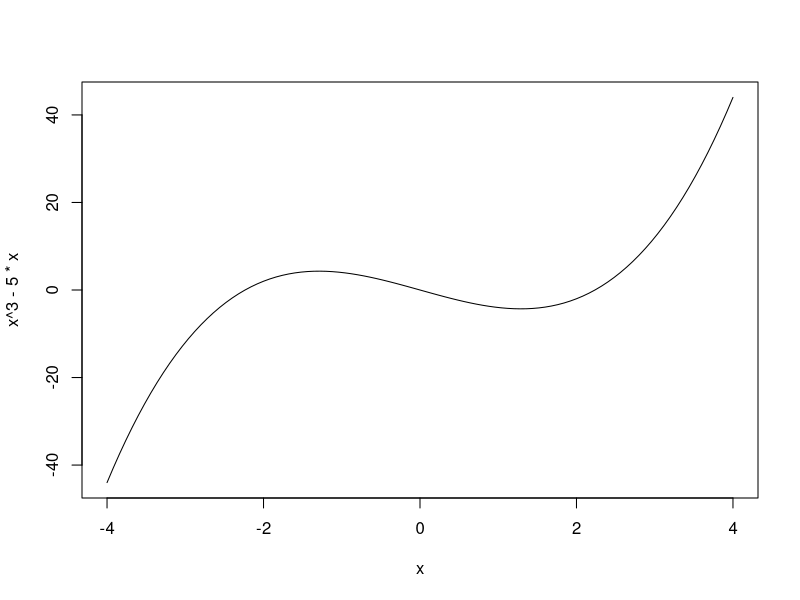
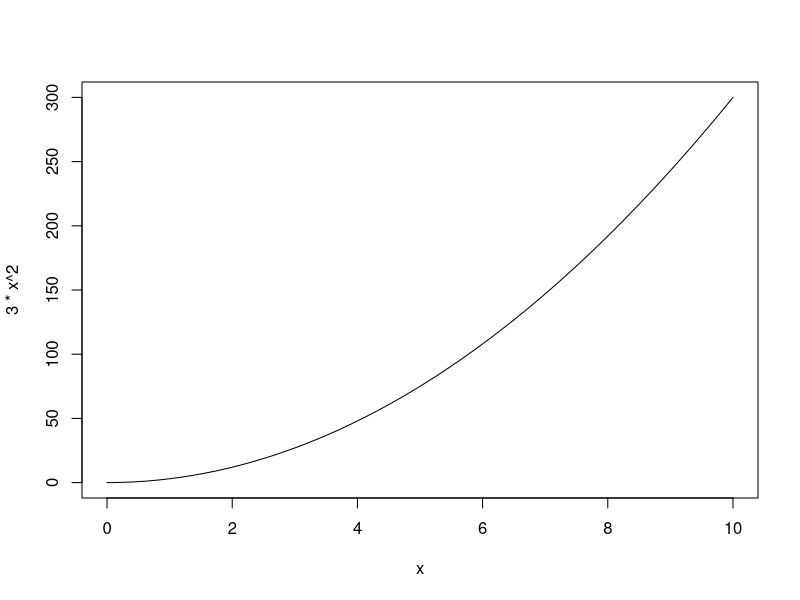
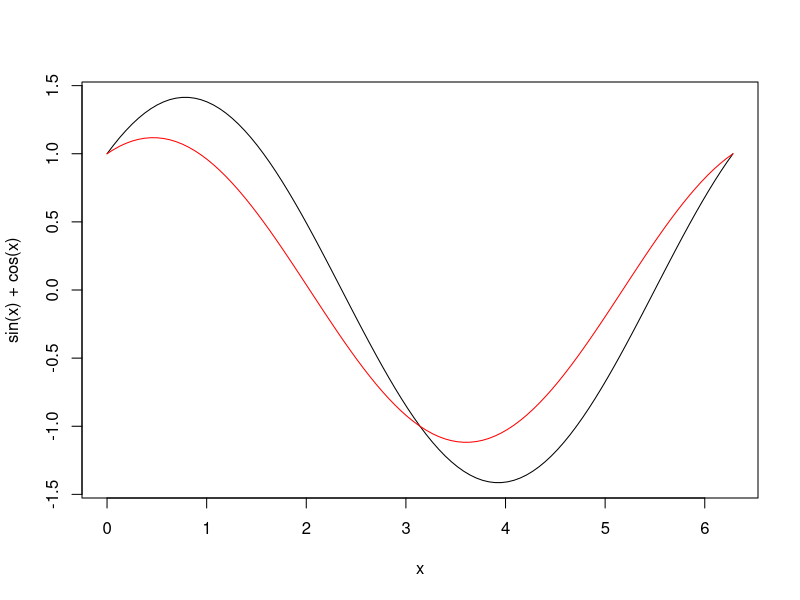
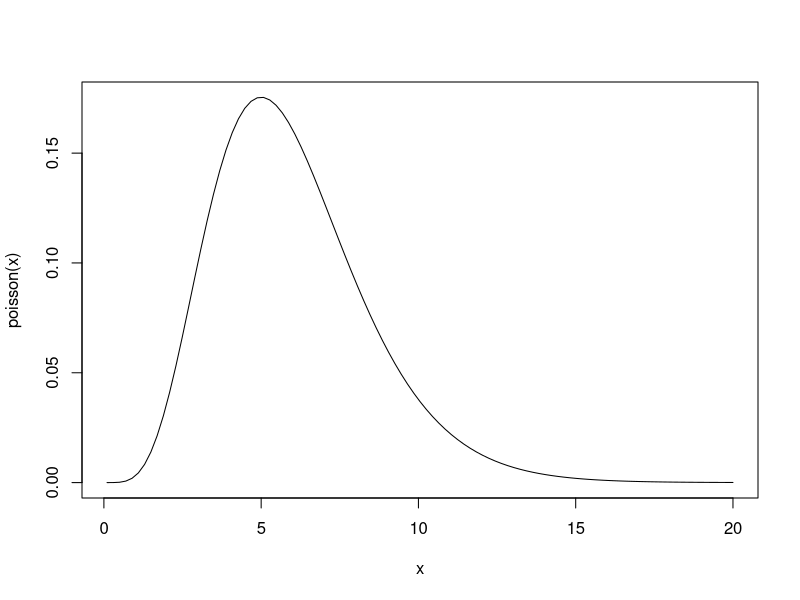
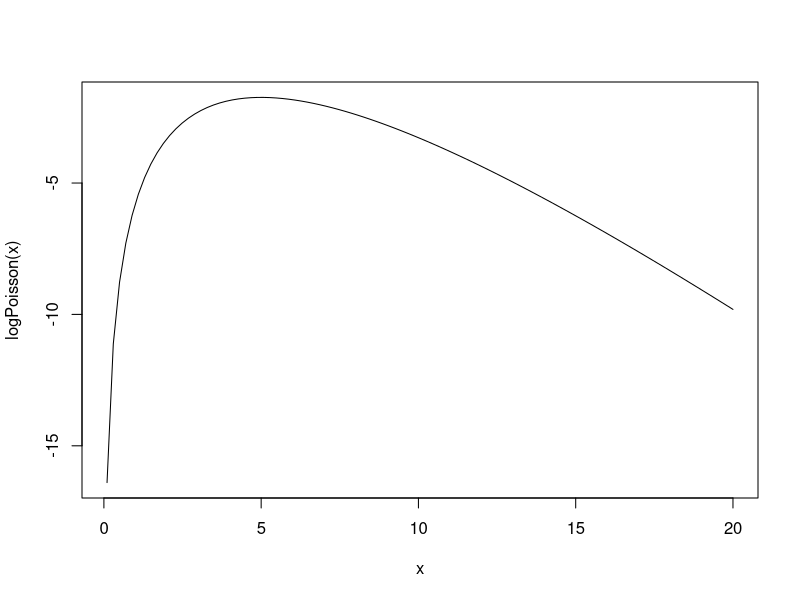
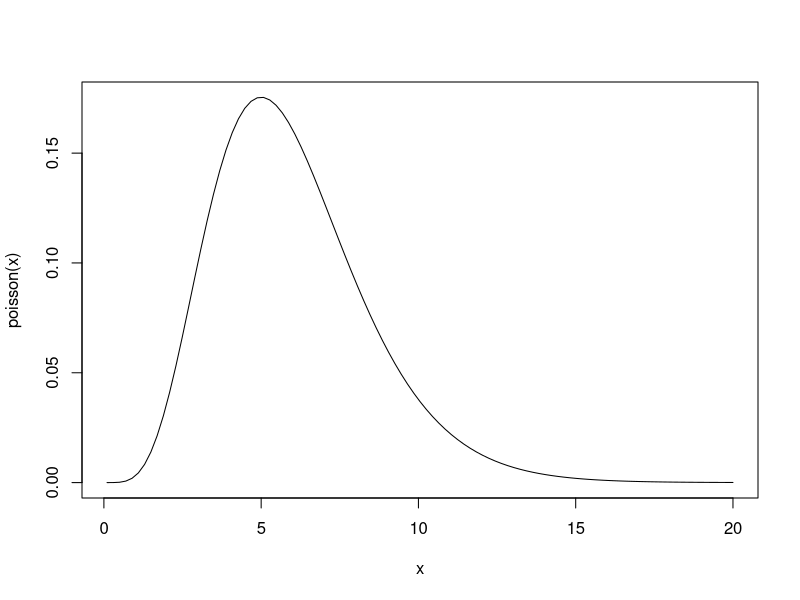
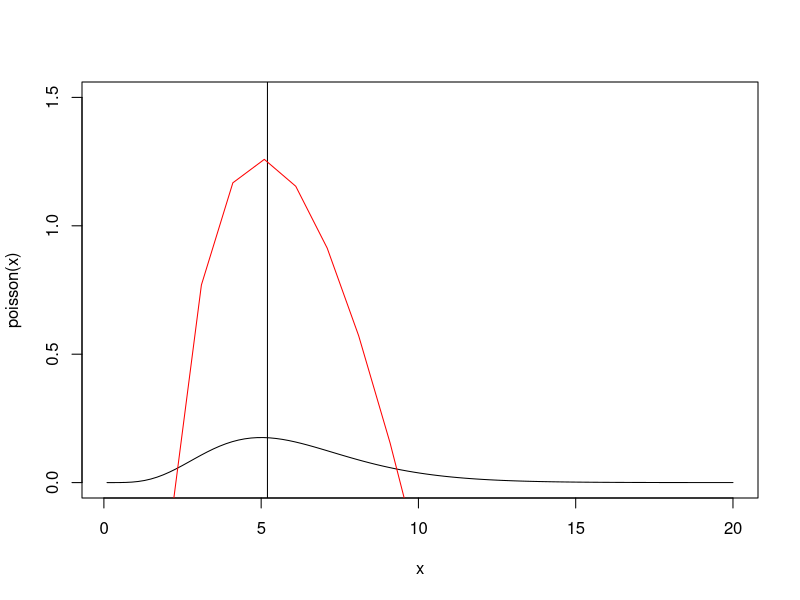
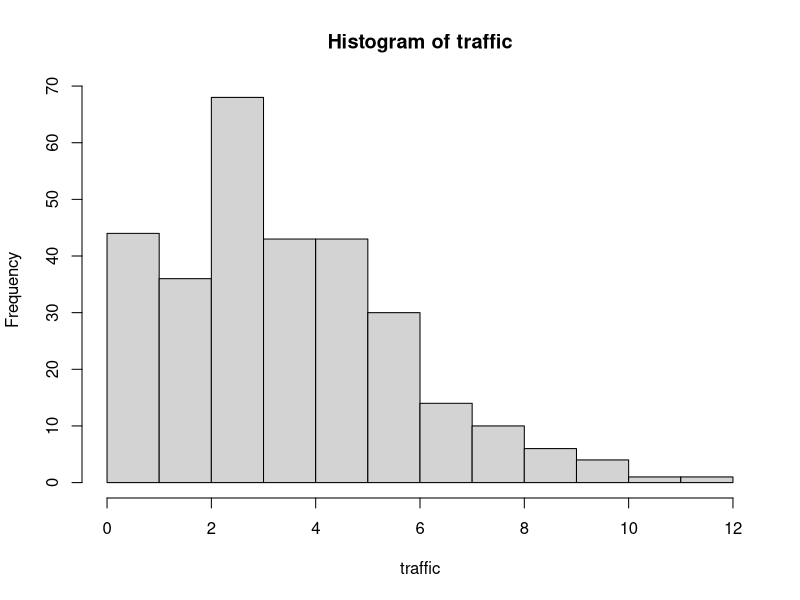

Recreate these plots in R, in order. (Note: this script raises an error after producing the figures.)
#
# PRACTICAL 1-2: 1-3: Likelihood Inference
# ---------------------------------
#
#
# We have seen in lectures that the MLEs for the parameters of several common 
# distributions can be found in closed form. However, in general, the problem is 
# not guaranteed to be so easy with a simple closed-form result. Therefore, in 
# these situations, we will have to find and maximise the likelihood numerically.


#  *  You will need the following skills from previous practicals:
#     *   Basic R skills with arithmetic, functions, etc
#     *   Manipulating and creating vectors: `c`, `seq`,
#     *   Calculating data summaries: `mean`, `sum`, `length`
#     *   Drawing a histogram with `hist`, and adding simple lines to plots `abline`
#     *   Customising plots using `col`our
#  *  New R techniques:
#     *   Drawing a plot of a simple function using `curve`
#     *   Optimising a function with `optim`
#     *   Extracting named elements of a list using the `$` operator



#
#
# 1. The Poisson Likelihood
# ==================================================================================
#
# Our likelihood calculations begin with writing down the likelihood function of our
# data. For a single observation $X=x$ from a Poisson distribution, the likelihood is
# the the probability of observing $X=x$ written as a function of the parameter lambda:
# 
# l(lambda) = P[X=x | lambda] = (e^{-lambda} lambda^x)/(x!).
# 
# To begin with, suppose we observe a count of X=5.


#
# Exercise:
# ~~~~~~~~~~~~~
# * Write a simple function called `poisson` that takes arguments `lambda` 
#    which evaluates the Poisson probability P[X=5 | lambda].
#   Hint: You will need the `exp` and `factorial` functions.
# * Evaluate the Poisson probability for X=5 when lambda=7 - you should get a 
#   value of 0.1277167.

poisson <- function(lambda){
  ans <- exp(-lambda)*lambda^5/factorial(5)
return(ans)
  }

print(poisson(7))













# What we have just created is the likelihood function, l(lambda), for the Poisson
# parameter lambda given a single observation of X=5.
# 
# Before we consider a larger data problem, let's briefly explore this simplest case
# of a Poisson likelihood. Let's begin with a plot of the likelihood function itself.


# ^^^^^^^^^^^^^^^^^^^^^^^^^^^^^^^^^^^^^^^^^^^^^^^^^^^^^^^^^^^^^^^^^^^^^^^^^^^^^^^^^^^^^^^^^^^^^^^
# ^ TECHNIQUE: 
# ^ 
# ^ **Using `curve` to plot a funtion**
# ^ 
# ^ Given an expression for a function f(x), we can plot the values of f for various 
# ^ values of x in a given range. This can be accomplished using an R function called
# ^ `curve`. The main syntax for `curve` is as follows:
# ^ 
# ^ curve(expr, from = NULL, to = NULL, add = FALSE,...)
# ^ 
# ^ The arguments are:
# ^ * expr: an expression or function in a variable x which evaluates to the function
# ^          to be drawn. Examples include `sin(x)` or `x+3*x^2`
# ^  * from, `to`: specifies the range of `x` for which the function will be plotted
# ^  * add: if `TRUE` the graph will be added to an existing plot; if `FALSE` a new 
# ^         plot will be created
# ^  * ...: any of the standard plot customisation arguments can be given here 
# ^         (e.g. `col` for colour, `lty` for line type, `lwd` for line width)
# ^ 
# ^^^^^^^^^^^^^^^^^^^^^^^^^^^^^^^^^^^^^^^^^^^^^^^^^^^^^^^^^^^^^^^^^^^^^^^^^^^^^^^^^^^^^^^^^^^^^^^
        

# For example, the following code when evaluated produces the plot below:
# 
  curve(x^3 - 5*x, from = -4, to = 4)



#
# Exercise:
# ~~~~~~~~~~~~~
# * Try out using `curve` to draw a quick plot of the following functions:
#   * f(x)=3x^2+x over [0,10]
#   * f(x)=sin(x)+cos(x)$ over [0,2pi] as a blue curve. 
#      Note: R defines `pi` as the constant pi
#   * Use the `add=TRUE` option to superimpose g(x)=0.5sin(x)+cos(x) as a red 
#      curve over [0,2pi] on the previous plot.
# * Now, use `curve`  and your `poisson` function to draw a plot of your Poisson
#      likelihood for lambda in [0.1, 20].
# * By eye, what is the value lambdahat of lambda which maximises the 
#      likelihood?


curve(3*x^2, from = 0, to = 10)

curve(sin(x)+cos(x), from = 0, to = 2*pi)
curve(0.5*sin(x)+cos(x), from = 0, to = 2*pi, add=TRUE, col='red')


poisson <- function(lambda){
  ans <- exp(-lambda)*lambda^5/factorial(5)
  return(ans)
}

curve(poisson(x), from = 0.1, to = 20)


logPoisson <- function(lambda){
  return(log(poisson(lambda)))
}

curve(logPoisson(x), from = 0.1, to = 20)
curve(poisson(x), from = 0.1, to = 20)


# Typically, we usually work with the log-likelihood L(lambda)=log l(lambda),
# rather than the likelihood itself. This can often make the mathematical
# maximisation simpler, the numerical computations more stable, and it is also
# intrinsically connected to the idea of *information* and variance (which we will
# consider later).


#
# Exercise:
# ~~~~~~~~~~~~~
#
# * Modify your `poisson` function to compute the logarithm of the Poisson 
#   probability, and call this new function `logPoisson`. You will need to use the
#   `log` function.
# * Re-draw the plot to show the log-likelihood against lambda. Do you find the same
#   maximum value lambdahat?

  
poisson <- function(lambda){
  ans <- exp(-lambda)*lambda^5/factorial(5)
  return(ans)
}

logPoisson <- function(lambda){
  return(log(poisson(lambda)))
}



curve(poisson(x), from = 0.1, to = 20, ylim = c(0,1.5))
curve(logPoisson(x)+3, from = 0.1, to = 20, add=TRUE, col="red", abline(v=5.2))








#
#
# 2.  Likelihood methods for real data
# ==================================================================================
#
# 
# The Poisson distribution has been used by traffic engineers as a model for light 
# traffic. This assumption is based on the rationale that if the rate is approximately
# constant and the traffic is light (so the individual cars move independently of 
# each other), then the distribution of counts of cars in a given time interval or 
# space area should be nearly Poisson (Gerlough and Schuhl 1955).
# 
# The following table shows the number of right turns during three hundred 3-minute
# intervals at a specific junction.


traffic <- rep(0:12, c(14,30,36,68,43,43,30,14,10,6,4,1,1))

# Note that we interpret these data as 14 observations of the value 0, 
# 30 observations of the value 1, and so forth.


#
# Exercise:
# ~~~~~~~~~~~~~
#
# * Evaluate the piece of code above to create the vector `traffic` corresponding to the above data set.
# * Plot a `hist`ogram of the data. Does an assumption of a Poisson distribution appear reasonable?




traffic <- rep(0:12, c(14,30,36,68,43,43,30,14,10,6,4,1,1))
hist(traffic)










# If we suppose a Poisson distribution might be a good choice of distribution for
# this dataset, we still need to find out _which_ particular Poisson distribution 
# is best by estimating the parameter lambda.
# 
# Let's begin by constructing the likelihood and log-likelihood functions for this
# data set of 300 observations. Assuming that the observations x_1, ..., x_300 
# can be treated as 300 i.i.d. values from Po(lambda), the log-likelihood 
# function for the entire sample is:
# 
# L(lambda) = -nlambda +(sum_{i=1}^n x_i ) log lambda ,
# 
# up to an additive constant from the factorial terms (which we know we can ignore 
# for the purposes of these calculations).

#
# Exercise:
# ~~~~~~~~~~~~~
#
#  * Write a new functions `logLike` with a single parameter `lambda`, which 
# evaluates the log-likelihood expression above for the `traffic` data and 
# the supplied values of `lambda`.
# _Hint_: Use `length` and `sum` to compute the summary statistics.
#  * Evaluate the data log-likelihood for all lambda in `lambdavals` and plot the 
#  log-likelihood against lambda. Without further calculations, use the plot to 
#  have a guess at the maximum likelihood estimate lambdahat -- 
#  we'll check this later!

traffic <- rep(0:12, c(14,30,36,68,43,43,30,14,10,6,4,1,1))

logLike <- function(lambda){
 ans <- -length(traffic)*lambda + sum(traffic)*log(lambda)
 return(ans)
}


curve(logLike(x), from = 0, to = 20)
abline(v=4)

















#
# 2.1 Maximising the likelihood
# ----------------------------------------------------------------------------------
# 
# 
# The maximum likelihood estimate (MLE) lambdahat for the lambda parameter of the
# Poisson distribution is the value of lambda which maximises the likelihood
# 
# lambdahat = argmax_lambda l(lambda)= argmax_lambda L(lambda).
# 
# Therefore to find the MLE, we must maximise l or L. We know we can do this 
# analytically for certain common distributions, but in general we'll have to 
# optimise the function numerically instead. For such problems, `R` provides 
# various functions to perform a numerical optimisation of a give function 
# (even one we have defined ourself). The function we will focus on is `optim`:
#   


# ^^^^^^^^^^^^^^^^^^^^^^^^^^^^^^^^^^^^^^^^^^^^^^^^^^^^^^^^^^^^^^^^^^^^^^^^^^^^^^^^^^^^^^^^^^^^^^^
# ^ TECHNIQUE: 
# ^ 
# ^ 
# ^ `R` offers several optimisation functions, however the one we shall be using 
# ^ today is `optim` which is one of the most general optimisation functions. 
# ^ This generality comes at the price of having a lot of optional parameters that
# ^ need to be specified.
# ^ 
# ^ For our purposes, we're doing a 1-dimensional optimisation of a given function 
# ^ named `logLike`. So the syntax we will use to _maximise_ we call optim  as follows
# ^ 

optim(start, logLike, lower=lwr, upper=upr, method='Brent', control=list(fnscale=-1))

# ^ 
# ^ The arguments are:
# ^    * `start` : an initial value for lambda at which to start the optimisation.
# ^                *Replace this with a sensible value.*
# ^    * `logLike` : this is the function we're optimising. In general, we can 
# ^               replace this with any other function.
# ^ * `lower=lwr, upper=upr` : lower and upper bounds to our search for lambdahat.
# ^               *Replace `lwr` and `upr`  with appropriate numerical values*;
# ^               an obvious choice for this problem is the min and max of our data.
# ^ * `method='Brent'` : this selects an appropriate optimisation algorithm for a 1-D 
# ^               optimisation between specified bounds. Other options are available
# ^               for other classes of optimisation problem.
# ^ * `control=list(fnscale=-1)` : this looks rather strange, but is simply telling
# ^               `optim` to *max*imise the given function, rather than *min*imise
# ^               which is the default (it's instructing R to scale the function
# ^               by a factor of $-1$ and minimise the result).
# ^ 
# ^ `optim` returns a number of values in the form of a list. The relevant components are:
# ^ 
# ^    * `par` : the optimal value of the parameter
# ^    * `value` : the optimum of the function being optimised.
# ^    * `convergence`: if `0` this indicates that the optimisation has completed successfully.
# ^ 
# ^^^^^^^^^^^^^^^^^^^^^^^^^^^^^^^^^^^^^^^^^^^^^^^^^^^^^^^^^^^^^^^^^^^^^^^^^^^^^^^^^^^^^^^^^^^^^^^


#
# Exercise:
# ~~~~~~~~~~~~~
#
#   * Use `optim` to maximise the `logLike` function. You should choose an 
#     appropriate initial value for lambda, as well as sensible `upper` and 
#     `lower` bounds.
#   * What value of lambdahat do you obtain? How does this compare to 
#     your guess at the MLE?
#   * We know from lectures that the lambdahat = Xbar -- evaluate the 
#     sample mean of the `traffic` data. Does this agree with your results from
#     directly maximising the log-likelihood?


traffic <- rep(0:12, c(14,30,36,68,43,43,30,14,10,6,4,1,1))

logLike <- function(lambda){
  ans <- -length(traffic)*lambda + sum(traffic)*log(lambda)
  return(ans)
}

optim(4, logLike, lower=1, upper=10, method='Brent', control=list(fnscale=-1))











# You should see output something like this:

## $par
## [1] 3.893333
## 
## $value
## [1] 419.6223
## 
## $counts
## function gradient 
##       NA       NA 
## 
## $convergence
## [1] 0
## 
## $message
## NULL



# ^^^^^^^^^^^^^^^^^^^^^^^^^^^^^^^^^^^^^^^^^^^^^^^^^^^^^^^^^^^^^^^^^^^^^^^^^^^^^^^^^^^^^^^^^^^^^^^
# ^ TECHNIQUE: 
# ^ 
# ^ 
# ^ The output of `optim` is in the form of a `list`. Unlike vectors, `list`s can 
# ^ combine many different variables together (numbers, strings, matrices, etc) and
# ^ each element of a list can be given a name to make it easier to access.
# ^ 
# ^ For example, we can create our own lists using the `list` function:
# ^ 
# ^  test <- list(Name='Donald', IQ=-10, Vegetable='Potato')`
# ^ 
# ^ Once created, we can access the named elements of the list using the `$` operator.
# ^ For example,
# ^ 
# ^  test$IQ
# ^ 
# ^ will return the value saved to `IQ` in the list, i.e. `-10`. RStudio will show 
# ^ auto-complete suggestions for the elements of the list after you press `$`, which
# ^ can help make life easier.
# ^
# ^^^^^^^^^^^^^^^^^^^^^^^^^^^^^^^^^^^^^^^^^^^^^^^^^^^^^^^^^^^^^^^^^^^^^^^^^^^^^^^^^^^^^^^^^^^^^^^

# 
# We can use this `$` operator to extract the MLE value from `optim` by first 
# saving the results to a variable, called `results` say, and then extracting the
# list element named `par`, which corresponds to the maximising value of lambda.


#
# Exercise:
# ~~~~~~~~~~~~~
#
# * Extract the optimal value of lambda from the output of `optim` and save it 
# to a new variable called `mle`.
# * Re-draw your plot of the log-likelihood function, and use `abline` to:
#     * Add a red solid vertical line at lambda=lambdahat.
#     _Hint:_ pass the `col='red'` argument to your plotting function.
#     * Add a blue dashed vertical line at lambda=xbar.
# * Do the results agree with each other, and with your guess at lambdahat?
#


traffic <- rep(0:12, c(14,30,36,68,43,43,30,14,10,6,4,1,1))

logLike <- function(lambda){
  ans <- -length(traffic)*lambda + sum(traffic)*log(lambda)
  return(ans)
}

result <- optim(4, logLike, lower=1, upper=10, method='Brent', control=list(fnscale=-1))

mle <- result$par

curve(logLike, from = 0, to = 20)
abline(v=mle, col="red", lwd = 3)
abline(v=mean(traffic), col = "blue", lty = "dashed")







# Let's return to the original distribution of the data. The results of our 
# log-likelihood analysis suggest that a Poisson distribution with parameter 
# lambdahat is the best choice of Poisson distributions for this data set.

 

#
# Exercise:
# ~~~~~~~~~~~~~
#
# * Re-draw the `hist`ogram of the `traffic` data.
# * Modify your `poisson` function to evaluate the Poisson probability
#    P[X=x] when X ~ Po(lambdahat). Save the function as `poissonProb`.
# * The expected number of Poisson counts under this Po(lambdahat)
#   distribution will be 300P[X=x], for x=0,...,16. Use the 
#   `curve` function to `add` draw this function over your histogram in red.
#   (We will ignore the fact that $X$ should be discrete for the time-being.)
# * Does this look like a good fit to the data?


traffic <- rep(0:12, c(14,30,36,68,43,43,30,14,10,6,4,1,1))
hist(traffic)

logLike <- function(lambda){
  ans <- -length(traffic)*lambda + sum(traffic)*log(lambda)
  return(ans)
}

result <- optim(4, logLike, lower=1, upper=10, method='Brent', control=list(fnscale=-1))

mle <- result$par

poissonProb <- function(x){
  ans <- exp(-mle)*mle^x/factorial(x)
  return(ans)
}

curve(300*poissonProb(x), from = 0, to = 16, add=TRUE, col = "red")












 
# We will return to the question of fitting distributions to data and the 
# "goodness of fit" later next term.

 
#
# 2.2 Information and inference
# ----------------------------------------------------------------------------------
# 
# For an iid sample X_1,...,X_n from a sufficiently nicely-behaved ("regular") density 
# function f(x_i | theta) with unknown parameter theta, the sampling distribution 
# of the MLE thetahat is such that
# 
# thetahat ~~> N(theta, 1/(I_n(theta)) ),
# 
# as n -> infinity. For large samples, we can also replace the expected Fisher 
# information in the variance with the observed information, I(thetahat) = -L''(thetahat)
# instead, Whilst we may be used to finding Normal distributions in unusual places,
# this result is noteworthy as we never assumed any particular distribution of our
# data here. This result therefore provides us with a general method for making 
# inferences about parameters of distributions and their MLEs for problems involving
# large samples!
#  
# In particular, we can apply this to our Poisson data problem above to construct a
# large-sample approximate 100(1-alpha)% confidence interval for lambda in the form:
# 
#    lambdahat +/- z*{alpha/2} 1/(sqrt[-L''(lambdahat)]),
# 
# where z*{alpha/2} is the alpha/2 critical value of a standard Normal distribution
# and we have estimated the expected Fisher information I_n(theta) by the observed
# information I(lambdahat}) = -L''(lambdahat).

#
# Exercise:
# ~~~~~~~~~~~~~
#
#  * We can request that `R` computes the second derivative at the maximum, 
#    L''(lambdahat), as part of the maximisation process. To do this, re-run your
#    optimisation, but add the additional argument `hessian=TRUE`.

 
result <- optim(4, logLike, lower=1, upper=10, method='Brent', control=list(fnscale=-1), hessian=TRUE)









 
 
 
 
#
# You should now obtain R output that looks like this:
#
## $par
## [1] 3.893333
## 
## $value
## [1] 419.6223
## 
## $counts
## function gradient 
##       NA       NA 
## 
## $convergence
## [1] 0
## 
## $message
## NULL
## 
## $hessian
##           [,1]
## [1,] -77.05481
 
 
#
# Exercise:
# ~~~~~~~~~~~~~
#
# * The output from `optim` will now contain an additional element named `hessian`.
#   Extract this element, multiply by -1, and save it as `obsInfo`.
# * To get the variance of lambdahat we need to invert the information matrix. We
#   can achieve this using R's `solve` function. Try this now on `obsInfo`. Save 
#   this to `varMLE`.
# * As `obsInfo` is just a scalar (or a $1\times1$ matrix), the invers of the matrix
#   is the same as the reciprocal $\frac{1}{I(\widehat{\lambda})}$ - check this now!
# * Finally, `varMLE` will be in the form of a $1\times 1$ matrix rather than a 
#   scalar (as the Hessian matrix is a matrix of the second order partial derivatives).
#   To extract the value from within the matrix, run the following code
#
# varMLE <- varMLE[1,1]
traffic <- rep(0:12, c(14,30,36,68,43,43,30,14,10,6,4,1,1))


logLike <- function(lambda){
  ans <- -length(traffic)*lambda + sum(traffic)*log(lambda)
  return(ans)
}
 
result <- optim(4, logLike, lower=1, upper=10, method='Brent', control=list(fnscale=-1), hessian=TRUE)

obsInfo <- -result$hessian

varMLE <- solve(obsInfo)

varMLE <- varMLE [1,1]




#
# Exercise:
# ~~~~~~~~~~~~~
#
# * Use your standard Normal tables (or R's built-in function `qnorm`) to find the
#   critical z*{alpha/2} value for a 95% confidence interval. Save this as `zcrit`.
# * Combine `mle`, `zcrit`, and `varMLE` to evaluate an approximate 95% Wald 
#   confidence interval for lambda.
# * Return (and possibly re-draw) the plot of your log-likelihood function, with 
#   the MLE indicated as a vertical line. Add the limits of the confidence interval
#   to your plot as vertical green lines.
# * What does the confidence interval suggest about the reliability of your estimate.
# * Does the log-likelihood look reasonably quadratic near the MLE? Does this affect
#   your conclusions, and how would you investigate this further?
traffic <- rep(0:12, c(14,30,36,68,43,43,30,14,10,6,4,1,1))


logLike <- function(lambda){
  ans <- -length(traffic)*lambda + sum(traffic)*log(lambda)
  return(ans)
}
result <- optim(4, logLike, lower=1, upper=10, method='Brent', control=list(fnscale=-1))

mle <- result$par

result1 <- optim(4, logLike, lower=1, upper=10, method='Brent', control=list(fnscale=-1), hessian=TRUE)

obsInfo <- -result1$hessian

varMLE <- solve(obsInfo)

varMLE <- varMLE [1,1]
zcrit <- qnorm(0.975)

wald <- c(mle - zcrit*varMLE, mle + zcrit*varMLE)


curve(logLike(x), from=3.7, to=4.3)
abline(v=mle, col="red")
abline(v=wald[1], col="green")
abline(v=wald[2], col="green")

































